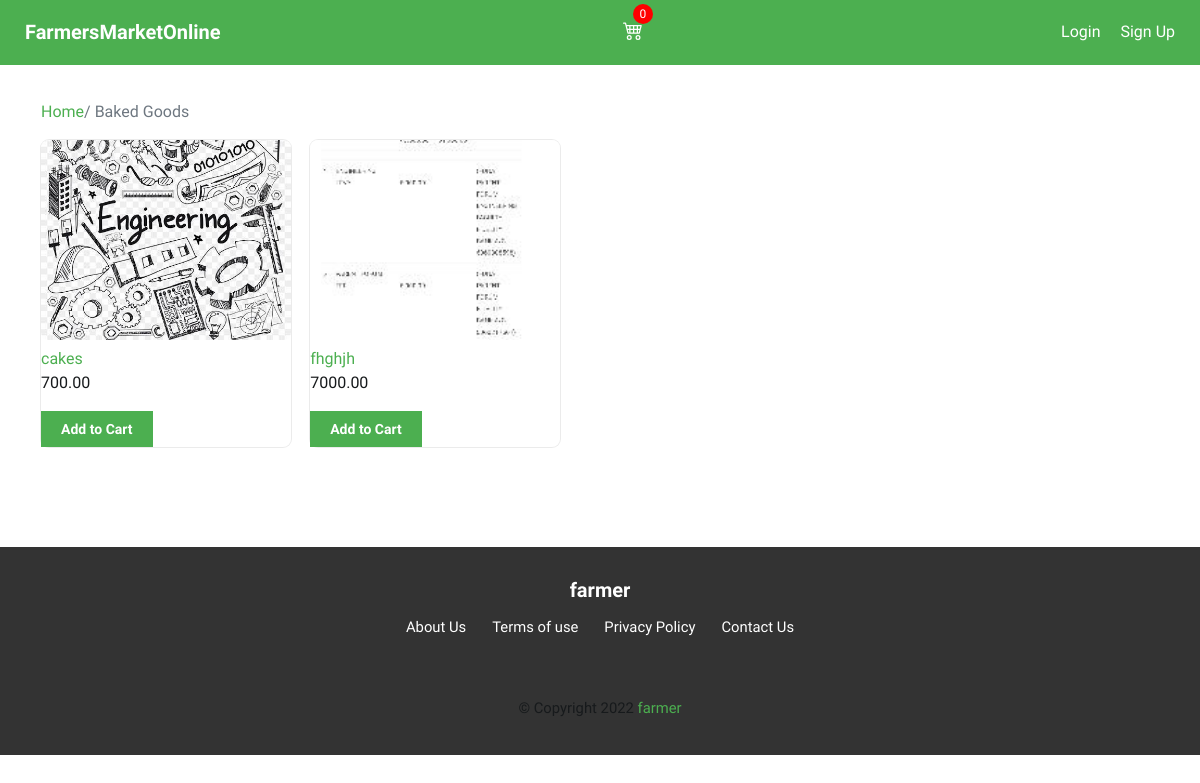
Page /baked-goods/ on the committed database.
### core/models.py (models this page shows, shortened)
class ProductCategory(models.Model):
    name = models.CharField(max_length=200, db_index=True)
    slug = models.SlugField(max_length=200, unique=True, blank=True)
    class Meta:
        ordering = ('name',)
        verbose_name = 'product category'
        verbose_name_plural = 'product categories'
    def __str__(self):
        return self.name

class Product(models.Model):
    product_category = models.ForeignKey(ProductCategory, related_name='products',
                                 on_delete=models.CASCADE, null=True)
    slug = models.SlugField(max_length=200,
                            db_index=True, null=True, blank=True)
    title = models.CharField(max_length=150)
    created_by = models.ForeignKey(settings.AUTH_USER_MODEL, on_delete=models.CASCADE, null=True)
    product_image = models.ImageField(upload_to='items', blank=True)
    price = models.DecimalField(max_digits=10, decimal_places=2)
    discount_price = models.DecimalField(max_digits=10, decimal_places=2, blank=True, null=True)
    description = models.TextField(blank=True)
    status = models.IntegerField(choices=STATUS, default=0)
    def get_absolute_url(self):
        return reverse('detail', args=[self.id, self.slug])

### core/views.py (the view)
# urls.py: path('<category_slug>/', views.product_category, name='category'),
def product_category(request, category_slug=None):
    product_category = None
    products = Product.objects.all()
    categories = ProductCategory.objects.all()
    if category_slug:
        product_category = get_object_or_404(ProductCategory, slug=category_slug)
        products = products.filter(product_category=product_category)
    context = {
        'category': product_category,
        'categories': categories,
        'products': products
    }
    return render(request, 'core/category.html', context)

### core/context_processors.py (called while the page is built)
def cart_item_count(request):
    cart = request.session.get('cart', {})
    total_items = sum(item['quantity'] for item in cart.values())
    return {'total_items': total_items}

### core/templates/core/category.html (shortened to what this page needs)
{% extends "base.html" %}
{% block content %}
<main class="container">
  {% if category %}
  <div class="container" style="margin-bottom: 1rem; color: #6e7780">
    <p><a href="{% url 'home' %}">Home</a>/ {{category}}</p>
  </div>
  {% endif %}
  <div class="all-products">
  {% if products %} {% for product in products %}
  <div class="product-card round-md" data-product-id="{{ product.id }}">
    <img class="round-md" src="{{ product.product_image.url}}" alt="{{ product.title }}">
        <a href="{{ product.get_absolute_url }}">{{ product.title }}</a>
            <p>
                {% if product.discount_price %}
                  <span><del>${{ product.price }}</del></span>
                  <span>{{ product.discount_price}}</span>
                  {% else %}
                <span>{{ product.price}}</span>
                {% endif %}
                <form class="add-to-cart-form" action="{% url 'add_to_cart' product.id %}" method="post">
                  <button type="submit" class="button primary sm " data-product-id="{{ product.id }}">Add to Cart</button>
              </form>
   </div>
        {% endfor %} {% else %}
        <strong>no product in {{ category.name }}</strong>
        {% endif %}
      </div>
</main>
{% endblock content %}

### static/css/styles.css (style rules this page uses)
:root { --white-color: #fff; --main-color:#4CAF50; --error-color: #e91640; --text-color: #171a1c; --gray: #6e7780; --light-gray: #f2f2f2; --bg-color: #fff; --bg-color-2: #f0f2f5; --border: #b3bdcc; --form-color: #8e96a4; --box-shadow1: rgba(0, 0, 0, 0.08) 0px 0px 0px 1px; --transition: all ease 0.3s; }
*, *::before, *::after { margin: 0; padding: 0; box-sizing: border-box; }
html { scroll-behavior: smooth; }
body { font-family: "Work Sans", sans-serif; font-weight: 400; background: var(--bg-color); color: var(--text-color); font-size: 1rem; line-height: 1.5; }
a { text-decoration: none; color: var(--main-color); }
p { margin-bottom: 1rem; }
img, video { max-width: 100%; }
.round-md { border-radius:8px; }
.button { border: 2px solid transparent; font-size: 1rem; font-family: inherit; font-weight: 600; padding:12px 20px; background-color:transparent; cursor: pointer; -webkit-transition: var(--transition); -moz-transition: var(--transition); transition: var(--transition); }
.button.primary, .button.error { color: var(--white-color); }
.button.sm { padding: 8px 18px; font-size: 14px; }
.button.primary { background-color: var(--main-color); }
.container { width: 100%; margin-left: auto; margin-right: auto; }
main { margin: 100px auto; padding: 0 12px; }
.all-products { display:grid; gap:1.2rem; grid-template-columns:1fr 1fr; }
.product-card { box-shadow:var(--box-shadow1); background:var(--white-color); }
.product-card img { height:100px; width:100%; object-fit:cover; }
@media (min-width: 600px) { main { padding: 0 1rem; } }
@media (min-width: 600px) { .all-products { grid-template-columns: repeat(auto-fit, 250px); } }
@media (min-width: 768px) { .container { max-width: 700px; } }
@media (min-width: 768px) { .product-card img { height:200px; } }
@media (min-width: 1200px) { .container { max-width: 1150px; } }

### rows in the picture
ProductCategory: name "Baked Goods"
Product: product_image (picture), title "cakes", price "700.00"
Product: product_image (picture), title "fhghjh", price "7000.00"

### other values in the picture
{{ total_items }} "0"
